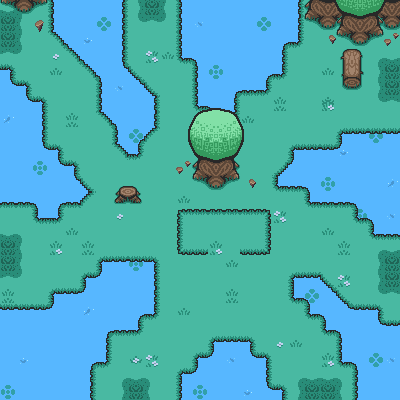

Tiled map render using the project's own tile images. Description and the map definition, with tile-layer contents summarised, below:
An orthogonal 25x25 tile map with 16x16 px tiles, 10 tile layers (Piso, Pasto, Flores, camino, ...), 2 tilesets and 29 objects.

<map version="1.8" tiledversion="1.8.2" orientation="orthogonal" renderorder="right-down" width="25" height="25" tilewidth="16" tileheight="16" infinite="0" nextlayerid="12" nextobjectid="41">
 <tileset firstgid="1" source="Woodlands Tileset WIP (v2).tsx" />
 <tileset firstgid="4097" source="Overworld.tsx" />
 <layer id="1" name="Piso" width="25" height="25">
  <data>[625 cells, 625 non-empty, 1 distinct tile ids]</data>
 </layer>
 <layer id="2" name="Pasto" width="25" height="25">
  <data>[625 cells, 19 non-empty, 2 distinct tile ids]</data>
 </layer>
 <layer id="3" name="Flores" width="25" height="25">
  <data>[625 cells, 19 non-empty, 6 distinct tile ids]</data>
 </layer>
 <layer id="4" name="camino" width="25" height="25">
  <data>[625 cells, 52 non-empty, 9 distinct tile ids]</data>
 </layer>
 <layer id="6" name="agua" width="25" height="25">
  <data>[625 cells, 273 non-empty, 6 distinct tile ids]</data>
 </layer>
 <layer id="5" name="bordesAgua" width="25" height="25">
  <data>[625 cells, 150 non-empty, 18 distinct tile ids]</data>
 </layer>
 <layer id="10" name="colisiones" width="25" height="25">
  <data>[625 cells, 23 non-empty, 19 distinct tile ids]</data>
 </layer>
 <layer id="7" name="arbol" width="25" height="25">
  <data>[625 cells, 30 non-empty, 30 distinct tile ids]</data>
 </layer>
 <layer id="8" name="arboles1" width="25" height="25">
  <data>[625 cells, 18 non-empty, 9 distinct tile ids]</data>
 </layer>
 <layer id="9" name="arboles2" width="25" height="25">
  <data>[625 cells, 15 non-empty, 15 distinct tile ids]</data>
 </layer>
 <objectgroup id="11" name="colisiones">
  <object id="4" x="-0.03125" y="205.031">
   <polygon points="0,0 34.9688,-0.09375 35.0938,12.9063 38,15.9063 57.9688,15.9063 61.0313,12.875 61.0313,-0.0625 80.9688,-0.03125 83.0313,-3.125 85.0313,-6.21875 87,-8.09375 89.9375,-10.0625 92.0625,-12.0625 92.0625,-14 90,-16.0938 87,-18.0313 84.9688,-20 82.9375,-23.1563 80.9375,-26.0313 77,-26.0313 77.0313,-39 73.9375,-41.9688 61,-42.0625 61.0313,-55.0313 57.9688,-58.0313 45.0313,-58.0313 45.0313,-103 42,-106.063 29.0313,-106.063 29.0313,-119.094 25.9688,-122.063 12.9688,-122.063 13.0313,-135.063 9.875,-138.063 2.0625,-138.031 0,-137.063" />
  </object>
  <object id="5" x="51" y="0.03125">
   <polygon points="0,0 -0.03125,31.9375 1,32.9063 3,34.9688 5.96875,36.9688 7.96875,38.875 9.96875,41.8125 11.9063,44.9688 15.9375,44.9375 15.9688,46.9375 17.0625,48.875 19.0938,51.0313 21.9688,52.875 23.9688,54.9063 25.9375,57.8125 28,60.875 31.9063,60.9688 31.9375,62.8438 32.9375,64.9375 34.9688,66.8438 37.9688,68.9375 40.0313,70.9063 41.9688,73.9688 44.0313,76.9375 47.9063,76.9688 48,111.875 48.9688,112.938 51,115 53.9375,117 56,118.875 58,121.938 60.0313,124.906 63.9063,124.906 63.9688,143.938 65,144.938 66.9375,147 70,148.906 71.875,150.906 74.0313,153.875 75.9688,156.906 86.9375,156.969 89.9688,153.875 89.9688,140.969 93.9688,140.906 95.9688,137.875 97.9063,134.906 100.063,132.969 103.031,130.875 105,128.844 106,127.906 105.969,96 104.906,94.9688 102.969,92.9375 99.9375,90.9375 97.9063,88.9375 95.9688,85.9063 93.9375,82.9375 90,82.9375 89.9688,81 88.9688,78.9688 87,77 83.9063,74.9375 81.9375,72.9375 79.9375,69.9063 78,66.9375 73.9688,66.9375 74.0313,-0.03125" />
  </object>
  </objectgroup>
</map>
<!-- 27 of 29 objects omitted -->
